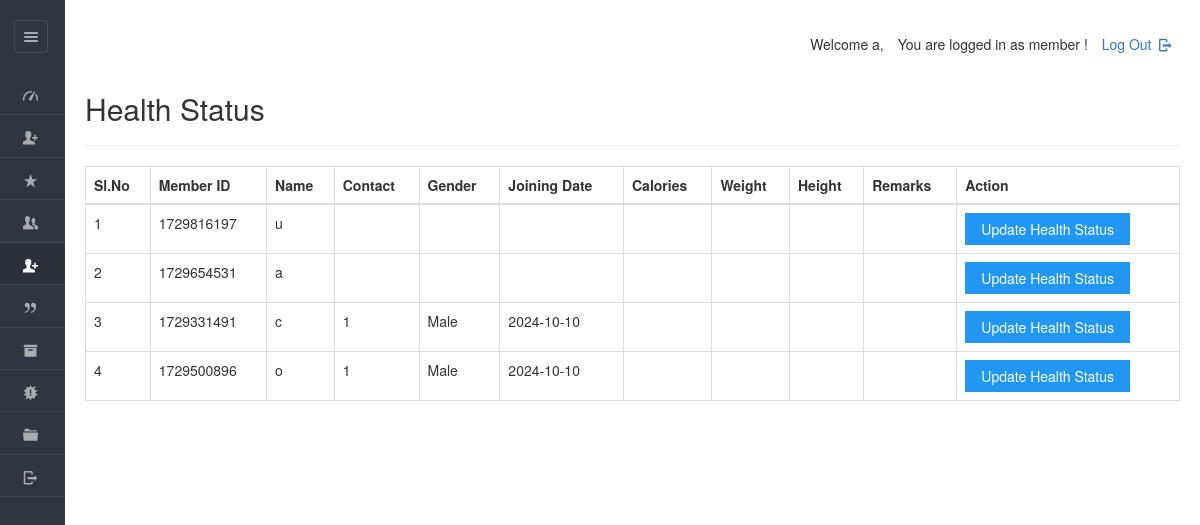
Page /dashboard/admin/new_health_status.php (signed in) on the earlier database version.
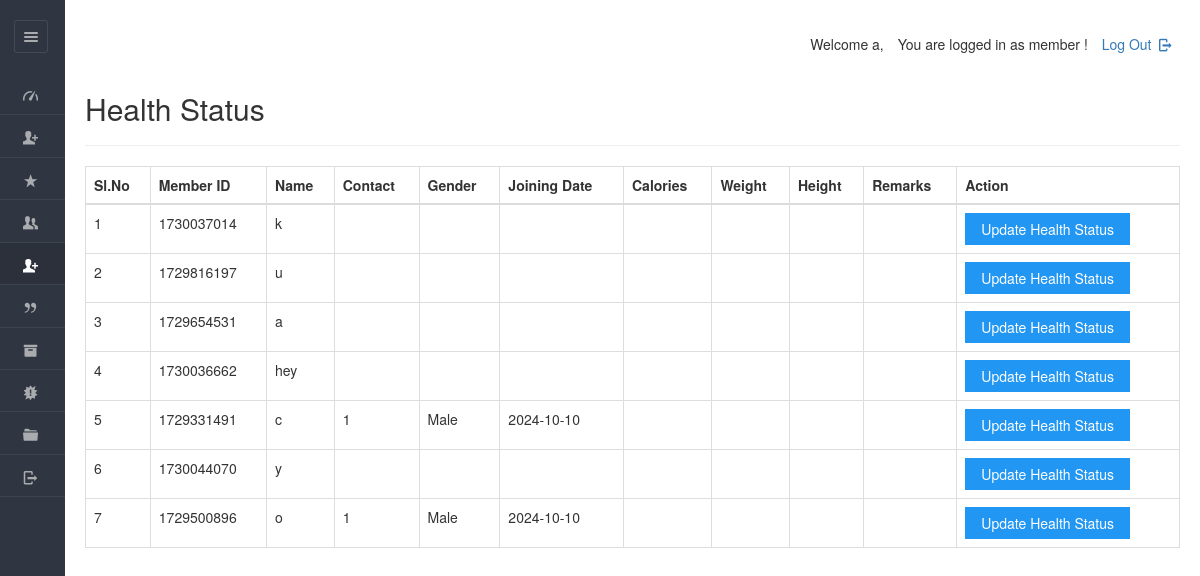
Same page on the later database version.
### tables this page shows
CREATE TABLE IF NOT EXISTS `health_status` (
  `healthid` varchar(100) NOT NULL,
  `calorie` varchar(8) NOT NULL DEFAULT '',
  `height` varchar(8) NOT NULL DEFAULT '',
  `weight` varchar(8) NOT NULL DEFAULT '',
  `fat` varchar(8) NOT NULL DEFAULT '',
  `remarks` varchar(200) NOT NULL DEFAULT '',
  `userid` varchar(20) NOT NULL,
  PRIMARY KEY (`healthid`)
);

CREATE TABLE IF NOT EXISTS `users` (
  `userid` varchar(20) NOT NULL,
  `pass_key` varchar(100) NOT NULL,
  `imageid` varchar(200) NOT NULL,
  `username` varchar(40) NOT NULL,
  `fullName` varchar(100) NOT NULL,
  `gender` varchar(8) NOT NULL,
  `mobile` varchar(20) NOT NULL,
  `email` varchar(200) NOT NULL,
  `dob` varchar(40) NOT NULL,
  `joining_date` varchar(40) NOT NULL,
  `hasApproved` varchar(10) DEFAULT NULL,
  PRIMARY KEY (`userid`)
);

### dashboard/admin/new_health_status.php (the view, shortened to what this page needs)
<!DOCTYPE html>
<html lang="en">
<head>
	<link rel="stylesheet" href="../../css/style.css"  id="style-resource-5">
    <link rel="stylesheet" href="../../css/dashMain.css">
    <link rel="stylesheet" type="text/css" href="../../css/entypo.css">
	<link href="a1style.css" rel="stylesheet" type="text/css">
	<link rel="stylesheet" href="https://maxcdn.bootstrapcdn.com/bootstrap/3.4.1/css/bootstrap.min.css">
	<link rel="stylesheet" href="../../css/dashboard/sidebar.css">
</head>
     <body class="page-body  page-fade" onload="collapseSidebar()">
    	<div class="page-container sidebar-collapsed" id="navbarcollapse">
		<div class="sidebar-menu">
			<header class="logo-env">
					<div class="sidebar-collapse" onclick="collapseSidebar()">
				<a href="#" class="sidebar-collapse-icon with-animation">
					<i class="entypo-menu"></i>
				</a>
			</div>
			</header>
    		<?php include('nav.php'); ?>
    	</div>
    		<div class="main-content">
				<div class="row">
					<div class="col-md-6 col-sm-8 clearfix">
					</div>
					<div class="col-md-6 col-sm-4 clearfix hidden-xs">
						<ul class="list-inline links-list pull-right">
							<li>
								<a href="logout.php">
									Log Out <i class="entypo-logout right"></i>
								</a>
							</li>
						</ul>
					</div>
				</div>
		<h2>Health Status</h2>
		<hr />
		<table class="table table-bordered datatable" id="table-1" border=1>
    <thead>
        <tr>
            <th>Sl.No</th>
            <th>Member ID</th>
            <th>Name</th>
            <th>Contact</th>
            <th>Gender</th>
            <th>Joining Date</th>
            <th>Calories</th>
            <th>Weight</th>
            <th>Height</th>
            <th>Remarks</th>
            <th>Action</th>
        </tr>
    </thead>
    <tbody>
	<?php
$query = "
    SELECT u.userid, u.username, u.mobile, u.email, u.gender, u.dob, u.joining_date,
           hs.calorie, hs.weight, hs.height, hs.fat, hs.remarks
    FROM users u
    LEFT JOIN health_status hs ON u.userid = hs.userid
";
$result = mysqli_query($con, $query);
$sno = 1;
if (mysqli_affected_rows($con) != 0) {
    while ($row = mysqli_fetch_array($result, MYSQLI_ASSOC)) {
        echo "<tr><td>" . $sno . "</td>";
        echo "<td>" . $row['userid'] . "</td>";
        echo "<td>" . $row['username'] . "</td>";
        echo "<td>" . $row['mobile'] . "</td>";
        echo "<td>" . $row['gender'] . "</td>";
        echo "<td>" . $row['joining_date'] . "</td>";
        echo "<td>" . (isset($row['calorie']) ? $row['calorie'] : 'N/A') . "</td>";
        echo "<td>" . (isset($row['weight']) ? $row['weight'] : 'N/A') . "</td>";
        echo "<td>" . (isset($row['height']) ? $row['height'] : 'N/A') . "</td>";
        echo "<td>" . (isset($row['remarks']) ? $row['remarks'] : 'N/A') . "</td>";
        $sno++;
        echo "<td>
                <form action='health_status_entry.php' method='post'>
                    <input type='hidden' name='uid' value='" . $row['userid'] . "'/>
                    <input type='hidden' name='uname' value='" . $row['username'] . "'/>
                    <input type='hidden' name='udob' value='" . $row['dob'] . "'/>
                    <input type='hidden' name='ujoin' value='" . $row['joining_date'] . "'/>
                    <input type='hidden' name='ugender' value='" . $row['gender'] . "'/>
                    <input type='submit' class='a1-btn a1-blue' value='Update Health Status'/>
                </form>
              </td>";
        echo "</tr>";
    }
} else {
    echo "<tr><td colspan='14'>Please log in to view health status.</td></tr>";
}
?>
					</tbody>
				</table>
    	</div>
    </body>
</html>

Differences in the rows shown:
added health_status: userid.userid "1730037014", userid.username "k"
added health_status: userid.userid "1730036662", userid.username "hey"
added health_status: userid.userid "1730044070", userid.username "y"
